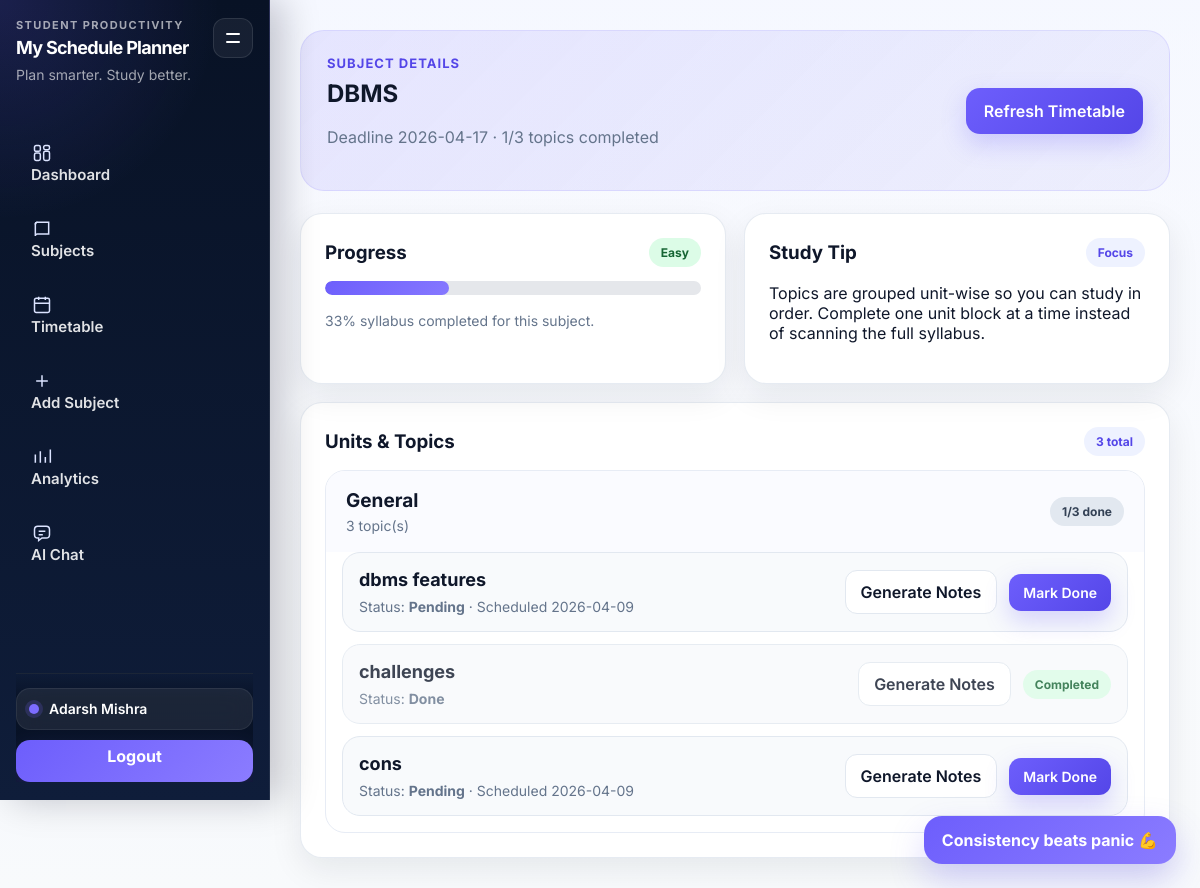
The app's page /subject/7 (signed in) with its own data.
### tables this page shows
CREATE TABLE subjects (
        id INTEGER PRIMARY KEY AUTOINCREMENT,
        user_id INTEGER,
        name TEXT,
        deadline TEXT,
        difficulty TEXT
    );

CREATE TABLE timetable (
        id INTEGER PRIMARY KEY AUTOINCREMENT,
        topic_id INTEGER,
        date TEXT
    );

CREATE TABLE topics (
        id INTEGER PRIMARY KEY AUTOINCREMENT,
        subject_id INTEGER,
        topic_name TEXT,
        status TEXT DEFAULT 'pending'
    , unit_name TEXT DEFAULT 'General');

### app.py (the view)
@app.route('/subject/<int:subject_id>')
@login_required
def subject(subject_id: int):
    conn = get_db()
    cur = conn.cursor()
    cur.execute(
        'SELECT * FROM subjects WHERE id=? AND user_id=?',
        (subject_id, session['user_id'])
    )
    subject_row = cur.fetchone()
    if not subject_row:
        conn.close()
        flash('Subject not found.', 'danger')
        return redirect(url_for('subjects'))
    cur.execute(
        '''
        SELECT t.*, tt.date AS scheduled_date
        FROM topics t
        LEFT JOIN timetable tt ON tt.topic_id = t.id
        WHERE t.subject_id=?
        ORDER BY
            CASE
                WHEN t.unit_name IS NULL OR t.unit_name='' THEN 'ZZZ'
                ELSE t.unit_name
            END,
            t.id ASC
        ''',
        (subject_id,)
    )
    topics = cur.fetchall()
    conn.close()
    done_count = sum(1 for t in topics if t['status'] == 'done')
    total_topics = len(topics)
    pending_count = total_topics - done_count
    percent = int((done_count / total_topics) * 100) if total_topics else 0
    grouped_topics = defaultdict(list)
    for t in topics:
        unit = t['unit_name'] if t['unit_name'] else 'General'
        grouped_topics[unit].append(t)
    return render_template(
        'subject.html',
        subject=subject_row,
        grouped_topics=dict(grouped_topics),
        percent=percent,
        total_topics=total_topics,
        done_count=done_count,
        pending_count=pending_count
    )

### app.py (called while the page is built)
def get_db() -> sqlite3.Connection:
    conn = sqlite3.connect(DB_PATH)
    conn.row_factory = sqlite3.Row
    conn.execute("PRAGMA journal_mode=WAL;")
    conn.execute("PRAGMA busy_timeout = 30000;")
    return conn

def login_required(view_func):
    @wraps(view_func)
    def wrapper(*args, **kwargs):
        if 'user_id' not in session:
            return redirect(url_for('login'))
        return view_func(*args, **kwargs)
    return wrapper

@app.context_processor
def inject_globals():
    return {'project_name': 'My Schedule Planner'}

### templates/subject.html
{% extends "base.html" %} {% block content %}
<section class="page-header subject-hero">
    <div>
        <p class="eyebrow">Subject Details</p>
        <h2>{{ subject.name }}</h2>
        <p class="muted">Deadline {{ subject.deadline }} · {{ done_count }}/{{ total_topics }} topics completed</p>
    </div>
    <a href="{{ url_for('generate_timetable') }}" class="primary-btn">Refresh Timetable</a>
</section>
<section class="grid-two">
    <div class="panel-card">
        <div class="section-head">
            <h3>Progress</h3>
            <span class="badge {{ subject.difficulty|lower }}">{{ subject.difficulty }}</span>
        </div>
        <div class="progress-track large">
            <div class="progress-fill" style="width: {{ percent }}%;"></div>
        </div>
        <p class="muted small">{{ percent }}% syllabus completed for this subject.</p>
    </div>
    <div class="panel-card">
        <div class="section-head">
            <h3>Study Tip</h3>
            <span class="pill">Focus</span>
        </div>
        <p>Topics are grouped unit-wise so you can study in order. Complete one unit block at a time instead of scanning the full syllabus.</p>
    </div>
</section>
<section class="panel-card">
    <div class="section-head">
        <h3>Units & Topics</h3>
        <span class="pill">{{ total_topics }} total</span>
    </div>
    {% if grouped_topics %}
    <div class="unit-stack">
        {% for unit_name, unit_topics in grouped_topics.items() %}
        <details class="unit-card" {% if loop.first %}open{% endif %}>
            <summary class="unit-summary">
                <div>
                    <h4>{{ unit_name }}</h4>
                    <p>{{ unit_topics|length }} topic(s)</p>
                </div>
                <span class="pill dark">
                        {{ unit_topics | selectattr('status', 'equalto', 'done') | list | length }}/{{ unit_topics|length }} done
                    </span>
            </summary>
            <div class="unit-topic-list">
                {% for t in unit_topics %}
                <div class="topic-row {% if t.status == 'done' %}done-row{% endif %}">
                    <div>
                        <h5>{{ t.topic_name }}</h5>
                        <p>
                            Status: <strong>{{ t.status|title }}</strong> {% if t.scheduled_date %} · Scheduled {{ t.scheduled_date }}{% endif %}
                        </p>
                    </div>
                    <div class="topic-actions">
                        <a href="{{ url_for('generate_notes', topic_id=t.id) }}" class="ghost-link">Generate Notes</a> {% if t.status != 'done' %}
                        <form action="{{ url_for('mark_done', topic_id=t.id) }}" method="POST">
                            <button type="submit" class="primary-btn small-btn">Mark Done</button>
                        </form>
                        {% else %}
                        <span class="pill success-pill">Completed</span> {% endif %}
                    </div>
                </div>
                {% endfor %}
            </div>
        </details>
        {% endfor %}
    </div>
    {% else %}
    <div class="empty-state compact">
        <h4>No topics found</h4>
    </div>
    {% endif %}
</section>
{% endblock %}

### records on screen
subjects: name "DBMS", deadline "2026-04-17", difficulty "Easy"
timetable: unit_name "General", unit_topics "3", unit_topics "1", topic_name "dbms features", status "Pending", scheduled_date "2026-04-09"
topics: topic_name "challenges", status "Done", shows "Completed"
timetable: topic_name "cons", status "Pending", scheduled_date "2026-04-09"

### other values on screen
{{ project_name }} "My Schedule Planner"
{{ session.get('user_name', 'Student') }} "Adarsh Mishra"
{{ done_count }} "1"
{{ total_topics }} "3"
{{ percent }} "33"
